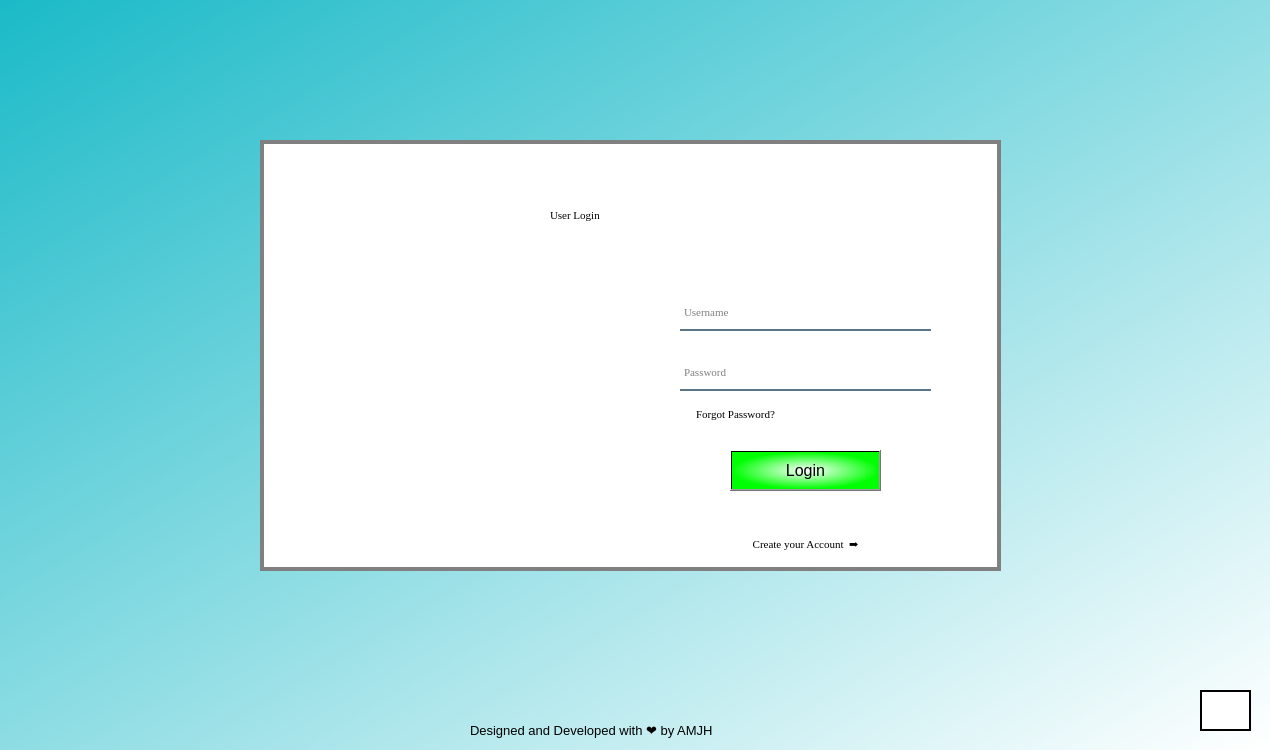
<?xml version="1.0" encoding="UTF-8"?>
<ui version="4.0">
 <class>Form</class>
 <widget class="QWidget" name="Form">
  <property name="geometry">
   <rect>
    <x>0</x>
    <y>0</y>
    <width>1270</width>
    <height>750</height>
   </rect>
  </property>
  <property name="minimumSize">
   <size>
    <width>1270</width>
    <height>750</height>
   </size>
  </property>
  <property name="maximumSize">
   <size>
    <width>1280</width>
    <height>750</height>
   </size>
  </property>
  <property name="font">
   <font>
    <family>Times New Roman</family>
    <pointsize>8</pointsize>
    <weight>50</weight>
    <bold>false</bold>
   </font>
  </property>
  <property name="windowTitle">
   <string>Form</string>
  </property>
  <property name="styleSheet">
   <string notr="true">QWidget#Form{
background-color: qlineargradient(spread:pad, x1:0, y1:0, x2:1, y2:1, stop:0 rgba(27, 186, 200, 255), stop:1 rgba(255, 255, 255, 255));}</string>
  </property>
  <widget class="QLabel" name="label">
   <property name="geometry">
    <rect>
     <x>260</x>
     <y>140</y>
     <width>741</width>
     <height>431</height>
    </rect>
   </property>
   <property name="styleSheet">
    <string notr="true">alternate-background-color: rgb(255, 255, 255);
border: 4px solid grey;
background-color: rgb(255, 255, 255);
</string>
   </property>
   <property name="text">
    <string/>
   </property>
  </widget>
  <widget class="QLabel" name="label_2">
   <property name="geometry">
    <rect>
     <x>550</x>
     <y>190</y>
     <width>181</width>
     <height>51</height>
    </rect>
   </property>
   <property name="styleSheet">
    <string notr="true">
background-color: rgb(255, 255, 255);
font: 75 24pt &quot;Times New Roman&quot;;</string>
   </property>
   <property name="text">
    <string>User Login</string>
   </property>
  </widget>
  <widget class="QLabel" name="image">
   <property name="geometry">
    <rect>
     <x>370</x>
     <y>260</y>
     <width>201</width>
     <height>231</height>
    </rect>
   </property>
   <property name="styleSheet">
    <string notr="true">background-color: rgb(255, 255, 255);
image: url(:/IMAGES/ccc.jpg);</string>
   </property>
   <property name="text">
    <string>&lt;html&gt;&lt;head/&gt;&lt;body&gt;&lt;p&gt;&lt;img src=&quot;:/abcd/ccc.jpg&quot;/&gt;&lt;/p&gt;&lt;/body&gt;&lt;/html&gt;</string>
   </property>
  </widget>
  <widget class="QLabel" name="label_4">
   <property name="geometry">
    <rect>
     <x>470</x>
     <y>710</y>
     <width>361</width>
     <height>41</height>
    </rect>
   </property>
   <property name="font">
    <font>
     <pointsize>10</pointsize>
    </font>
   </property>
   <property name="styleSheet">
    <string notr="true">Form#label_4{
background-color: rgb(37, 198, 200);}</string>
   </property>
   <property name="text">
    <string>Designed and Developed with ❤️ by AMJH</string>
   </property>
  </widget>
  <widget class="QLabel" name="label_6">
   <property name="geometry">
    <rect>
     <x>360</x>
     <y>260</y>
     <width>201</width>
     <height>231</height>
    </rect>
   </property>
   <property name="text">
    <string>&lt;html&gt;&lt;head/&gt;&lt;body&gt;&lt;p&gt;&lt;img src=&quot;:/Main/ccc.jpg&quot;/&gt;&lt;/p&gt;&lt;/body&gt;&lt;/html&gt;</string>
   </property>
  </widget>
  <widget class="QLineEdit" name="pa">
   <property name="geometry">
    <rect>
     <x>680</x>
     <y>360</y>
     <width>251</width>
     <height>31</height>
    </rect>
   </property>
   <property name="styleSheet">
    <string notr="true">background-color: rgba(0,0,0,0);
border:2px solid rgba(0,0,0,0);
border-bottom-color:rgba(46,82,101,200);
color:rgb(0,0,0);
padding-bottom:7px;</string>
   </property>
   <property name="text">
    <string/>
   </property>
   <property name="echoMode">
    <enum>QLineEdit::Password</enum>
   </property>
   <property name="placeholderText">
    <string>Password</string>
   </property>
  </widget>
  <widget class="QLineEdit" name="un">
   <property name="geometry">
    <rect>
     <x>680</x>
     <y>300</y>
     <width>251</width>
     <height>31</height>
    </rect>
   </property>
   <property name="styleSheet">
    <string notr="true">background-color: rgba(0,0,0,0);
border:2px solid rgba(0,0,0,0);
border-bottom-color:rgba(46,82,101,200);
color:rgb(0,0,0);
padding-bottom:7px;</string>
   </property>
   <property name="text">
    <string/>
   </property>
   <property name="placeholderText">
    <string>Username</string>
   </property>
  </widget>
  <widget class="QPushButton" name="Loginbutton">
   <property name="geometry">
    <rect>
     <x>730</x>
     <y>450</y>
     <width>151</width>
     <height>41</height>
    </rect>
   </property>
   <property name="font">
    <font>
     <pointsize>12</pointsize>
    </font>
   </property>
   <property name="styleSheet">
    <string notr="true">QPushButton#Loginbutton:hover
{
color: rgb(141, 141, 141);
}
QPushButton#Loginbutton
{
background-color: qradialgradient(spread:pad, cx:0.5, cy:0.5, radius:0.5, fx:0.505263, fy:0.5, stop:0 rgba(255, 255, 255, 255), stop:1 rgba(0, 255, 3, 255));
}</string>
   </property>
   <property name="text">
    <string>Login</string>
   </property>
  </widget>
  <widget class="QPushButton" name="hmbu">
   <property name="geometry">
    <rect>
     <x>1200</x>
     <y>690</y>
     <width>51</width>
     <height>41</height>
    </rect>
   </property>
   <property name="font">
    <font>
     <pointsize>12</pointsize>
    </font>
   </property>
   <property name="styleSheet">
    <string notr="true">background-color: rgb(255, 255, 255);
image: url(:/Main/60817.png);

border: 2px ridge ;</string>
   </property>
   <property name="text">
    <string/>
   </property>
  </widget>
  <widget class="QPushButton" name="createaccbut">
   <property name="geometry">
    <rect>
     <x>730</x>
     <y>530</y>
     <width>151</width>
     <height>28</height>
    </rect>
   </property>
   <property name="styleSheet">
    <string notr="true">border:null</string>
   </property>
   <property name="text">
    <string>Create your Account  ➡️</string>
   </property>
  </widget>
  <widget class="QPushButton" name="frgbur">
   <property name="geometry">
    <rect>
     <x>660</x>
     <y>400</y>
     <width>151</width>
     <height>28</height>
    </rect>
   </property>
   <property name="styleSheet">
    <string notr="true">border:null</string>
   </property>
   <property name="text">
    <string>Forgot Password?</string>
   </property>
  </widget>
 </widget>
 <resources>
  <include location="Mainqrcall.qrc"/>
 </resources>
 <connections/>
</ui>
